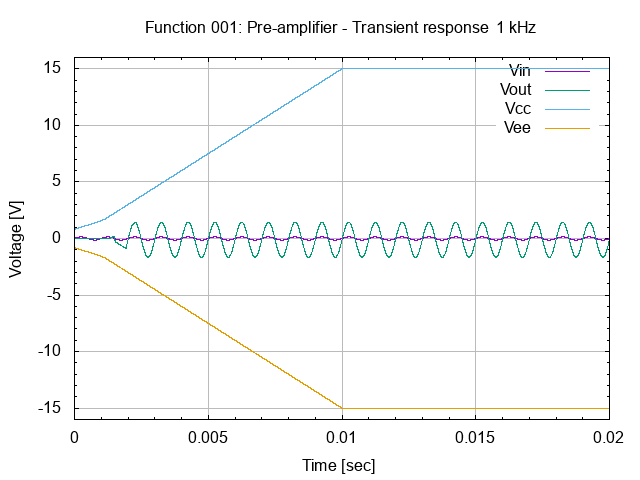

gnuplot code for this plot:
# setup terminal
set term png

# setup graph
set output "26.001.00.01.03.01.png"
set title "Function 001: Pre-amplifier - Transient response @ 1 kHz"

# setup Y-axis
set yrange [-16:16]
set grid ytics lt 1 lw 1 lc rgb "#bbbbbb"
set mytics
set ylabel "Voltage [V]"

# setup X-axis
set grid xtics lt 1 lw 1 lc rgb "#bbbbbb"
set mxtics
set xlabel "Time [sec]"

# setup plot style
set style data lines
plot '26.001.00.01.03.dat' using 1:2 title "Vin", \
     '26.001.00.01.03.dat' using 1:3 title "Vout", \
     '26.001.00.01.03.dat' using 1:4 title "Vcc", \
     '26.001.00.01.03.dat' using 1:5 title "Vee"

# set output back to default
set output

# reset terminal type
set terminal pop
